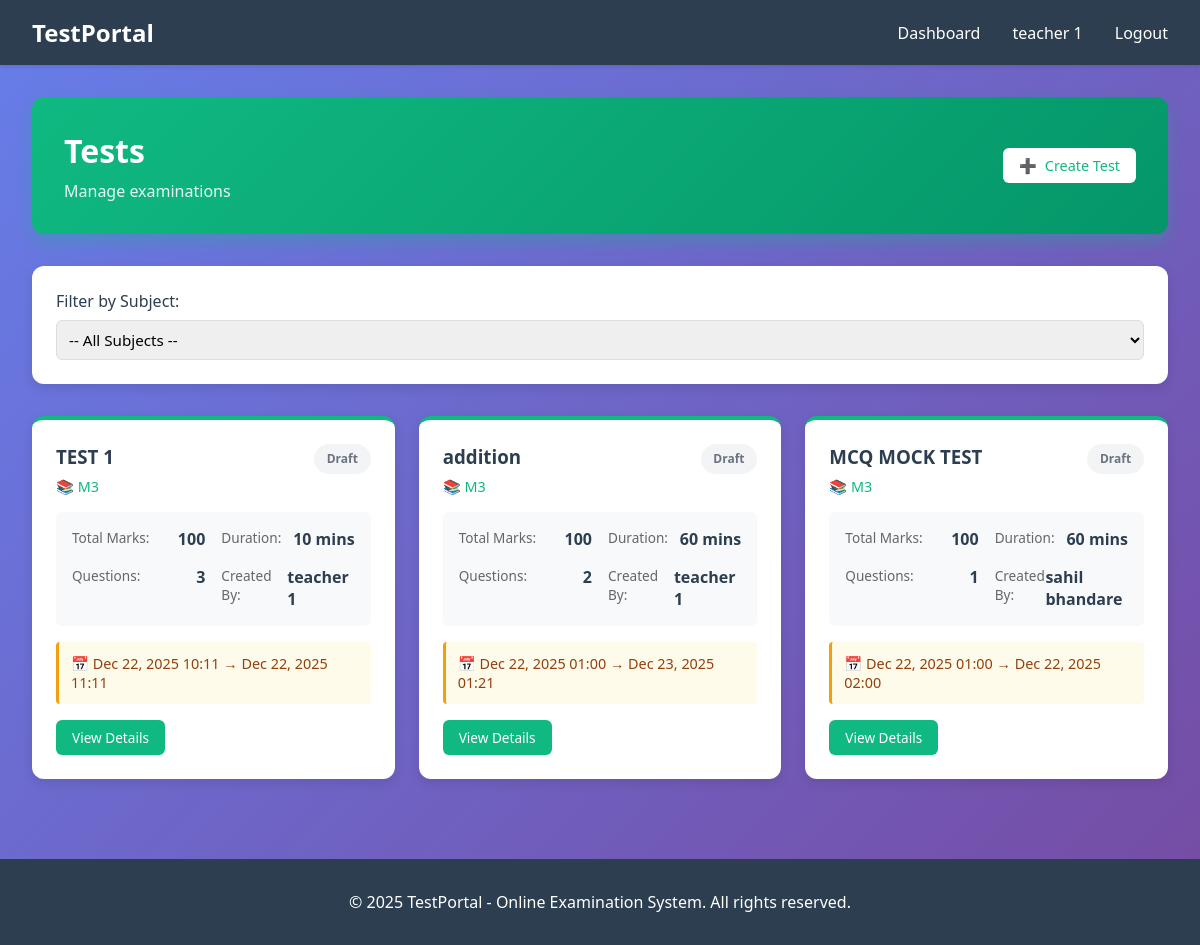
/questions/tests/ (signed in), run on the app's committed database.
### accounts/models.py (models this page shows, shortened)
class User(AbstractUser):
    ROLE_CHOICES = (
        ('ADMIN', 'Admin'),
        ('HOD', 'HOD'),
        ('TEACHER', 'Teacher'),
        ('STUDENT', 'Student'),
    )
    role = models.CharField(max_length=20, choices=ROLE_CHOICES)
    groups = models.ManyToManyField(
        'auth.Group',
        verbose_name='groups',
        blank=True,
        related_name='custom_user_groups'
    )
    user_permissions = models.ManyToManyField(
        'auth.Permission',
        verbose_name='user permissions',
        blank=True,
        related_name='custom_user_permissions'
    )

### questions/models.py (models this page shows, shortened)
class Test(models.Model):
    STATUS_CHOICES = (
        ('DRAFT', 'Draft'),
        ('ACTIVE', 'Active'),
        ('CLOSED', 'Closed'),
    )
    title = models.CharField(max_length=255)
    description = models.TextField()
    subject = models.ForeignKey(Subject, on_delete=models.CASCADE, related_name='tests')
    created_by = models.ForeignKey(User, on_delete=models.CASCADE, related_name='created_tests')
    status = models.CharField(max_length=20, choices=STATUS_CHOICES, default='DRAFT')
    total_marks = models.IntegerField(default=100)
    duration_minutes = models.IntegerField(default=60)  # Duration in minutes
    passing_marks = models.IntegerField(default=40)
    start_date = models.DateTimeField()
    end_date = models.DateTimeField()
    is_negative_marking = models.BooleanField(default=False)
    negative_mark_per_question = models.FloatField(default=0)
    instructions = models.TextField(blank=True)
    created_at = models.DateTimeField(auto_now_add=True)
    updated_at = models.DateTimeField(auto_now=True)
    class Meta:
        ordering = ['-created_at']

class Subject(models.Model):
    name = models.CharField(max_length=100, unique=True)
    code = models.CharField(max_length=20, unique=True)
    department = models.CharField(max_length=100)
    year = models.IntegerField()
    description = models.TextField(blank=True)
    created_at = models.DateTimeField(auto_now_add=True)
    class Meta:
        ordering = ['name']

### questions/views.py (the view)
# urls.py: path('tests/', views.test_list, name='test_list'),
@login_required(login_url='accounts:login')
def test_list(request):
    tests = Test.objects.all()
    subject_id = request.GET.get('subject')
    if subject_id:
        tests = tests.filter(subject_id=subject_id)
    if request.user.role == 'TEACHER':
        try:
            teacher_profile = TeacherProfile.objects.get(user=request.user)
            tests = tests.filter(subject__department=teacher_profile.department, subject__year=teacher_profile.year)
        except TeacherProfile.DoesNotExist:
            tests = Test.objects.none()
    elif request.user.role == 'HOD':
        try:
            hod_profile = HODProfile.objects.get(user=request.user)
            tests = tests.filter(subject__department=hod_profile.department)
        except HODProfile.DoesNotExist:
            tests = Test.objects.none()
    subjects = Subject.objects.all()
    context = {
        'tests': tests,
        'subjects': subjects,
        'selected_subject': subject_id
    }
    return render(request, 'questions/test_list.html', context)

### templates/questions/test_list.html (shortened to what this page needs)
{% extends 'base.html' %}
{% block content %}
<div class="dashboard-container">
    <div class="dashboard-header" style="background: linear-gradient(135deg, #10b981 0%, #059669 100%);">
        <div style="display: flex; justify-content: space-between; align-items: center;">
            <div>
                <h1>Tests</h1>
                <p class="header-subtitle">Manage examinations</p>
            </div>
            <a href="{% url 'questions:create_test' %}" class="btn btn-light">
                <span class="btn-icon">➕</span> Create Test
            </a>
        </div>
    </div>
    <div class="content-card">
        <form method="GET" style="display: flex; gap: 1rem; align-items: flex-end;">
            <div style="flex: 1;">
                <label for="subject">Filter by Subject:</label>
                <select id="subject" name="subject" onchange="this.form.submit()">
                    <option value="">-- All Subjects --</option>
                </select>
            </div>
        </form>
    </div>
    {% if tests %}
    <div class="tests-grid">
        {% for test in tests %}
        <div class="test-card">
            <div class="test-header">
                <div>
                    <h3>{{ test.title }}</h3>
                    <p class="test-subject">📚 {{ test.subject.name }}</p>
                </div>
                <span class="status-badge status-{{ test.status|lower }}">{{ test.get_status_display }}</span>
            </div>
            <div class="test-info">
                <div class="info-item">
                    <span class="label">Total Marks:</span>
                    <span class="value">{{ test.total_marks }}</span>
                </div>
                <div class="info-item">
                    <span class="label">Duration:</span>
                    <span class="value">{{ test.duration_minutes }} mins</span>
                </div>
                <div class="info-item">
                    <span class="label">Questions:</span>
                    <span class="value">{{ test.questions.count }}</span>
                </div>
                <div class="info-item">
                    <span class="label">Created By:</span>
                    <span class="value">{{ test.created_by.get_full_name }}</span>
                </div>
            </div>
            <div class="test-dates">
                <p>📅 {{ test.start_date|date:"M d, Y H:i" }} → {{ test.end_date|date:"M d, Y H:i" }}</p>
            </div>
            <div class="test-actions">
                <a href="{% url 'questions:test_detail' test.id %}" class="btn btn-small btn-primary">
                    View Details
                </a>
            </div>
        </div>
        {% endfor %}
    </div>
    {% else %}
    <div class="content-card">
        <p style="text-align: center; color: #999; padding: 2rem;">
            No tests found. <a href="{% url 'questions:create_test' %}" style="color: #10b981; text-decoration: none; font-weight: 600;">Create one now</a>
        </p>
    </div>
    {% endif %}
</div>
{% endblock %}

### templates/base.html (shortened to what this page needs)
<!DOCTYPE html>
<html lang="en">
<head>
</head>
<body>
    {% if user.is_authenticated %}
    <nav class="navbar">
        <div class="navbar-container">
            <h1>TestPortal</h1>
            <div class="navbar-links">
                <a href="{% url 'accounts:admin_dashboard' %}">Dashboard</a>
                <span>{{ user.get_full_name|default:user.username }}</span>
                <a href="{% url 'accounts:admin_logout' %}">Logout</a>
            </div>
        </div>
    </nav>
    {% endif %}
    <div class="container">
        {% block content %}{% endblock %}
    </div>
    <footer class="footer">
        <p>&copy; 2025 TestPortal - Online Examination System. All rights reserved.</p>
    </footer>
</body>
</html>

### templates/questions/test_list.html (style rules this page uses)
.dashboard-container { max-width: 1400px; margin: 0 auto; }
.dashboard-header { color: white; padding: 2rem; border-radius: 12px; margin-bottom: 2rem; box-shadow: 0 8px 16px rgba(16, 185, 129, 0.3); }
.dashboard-header h1 { margin: 0 0 0.5rem 0; font-size: 2rem; }
.header-subtitle { margin: 0; opacity: 0.9; }
.btn-light { background: white; color: #10b981; }
.content-card { background: white; padding: 1.5rem; border-radius: 12px; box-shadow: 0 4px 12px rgba(0, 0, 0, 0.1); margin-bottom: 2rem; }
.content-card select { padding: 0.5rem; border: 1px solid #ddd; border-radius: 6px; font-size: 0.95rem; }
.tests-grid { display: grid; grid-template-columns: repeat(auto-fill, minmax(350px, 1fr)); gap: 1.5rem; }
.test-card { background: white; padding: 1.5rem; border-radius: 12px; box-shadow: 0 4px 12px rgba(0, 0, 0, 0.1); transition: all 0.3s; border-top: 4px solid #10b981; }
.test-header { display: flex; justify-content: space-between; align-items: start; margin-bottom: 1rem; }
.test-header h3 { margin: 0 0 0.5rem 0; color: #2c3e50; }
.test-subject { margin: 0; color: #10b981; font-size: 0.9rem; font-weight: 500; }
.status-badge { padding: 0.4rem 0.8rem; border-radius: 20px; font-size: 0.75rem; font-weight: 600; white-space: nowrap; }
.status-draft { background: #f3f4f6; color: #6b7280; }
.test-info { display: grid; grid-template-columns: 1fr 1fr; gap: 1rem; margin: 1rem 0; padding: 1rem; background: #f8f9fa; border-radius: 6px; }
.info-item { display: flex; justify-content: space-between; }
.info-item .label { color: #666; font-size: 0.85rem; font-weight: 500; }
.info-item .value { color: #2c3e50; font-weight: 600; }
.test-dates { margin: 1rem 0; padding: 0.75rem; background: #fffbeb; border-left: 3px solid #f59e0b; border-radius: 4px; }
.test-dates p { margin: 0; color: #92400e; font-size: 0.9rem; }
.test-actions { display: flex; gap: 0.5rem; margin-top: 1rem; }
.btn { display: inline-flex; align-items: center; gap: 0.5rem; padding: 0.5rem 1rem; border: none; border-radius: 6px; font-size: 0.9rem; text-decoration: none; cursor: pointer; transition: all 0.3s; font-weight: 500; }
.btn-small { padding: 0.5rem 1rem; font-size: 0.85rem; }
.btn-primary { background: #10b981; color: white; }

### data on the page
User: get_full_name "teacher 1"
Test: title "TEST 1", subject.name "M3", status "Draft", total_marks "100", duration_minutes "10", questions.count "3", created_by.get_full_name "teacher 1", start_date "Dec 22, 2025 10:11", end_date "Dec 22, 2025 11:11"
Test: title "addition", subject.name "M3", status "Draft", total_marks "100", duration_minutes "60", questions.count "2", created_by.get_full_name "teacher 1", start_date "Dec 22, 2025 01:00", end_date "Dec 23, 2025 01:21"
Test: title "MCQ MOCK TEST", subject.name "M3", status "Draft", total_marks "100", duration_minutes "60", questions.count "1", created_by.get_full_name "sahil bhandare", start_date "Dec 22, 2025 01:00", end_date "Dec 22, 2025 02:00"
